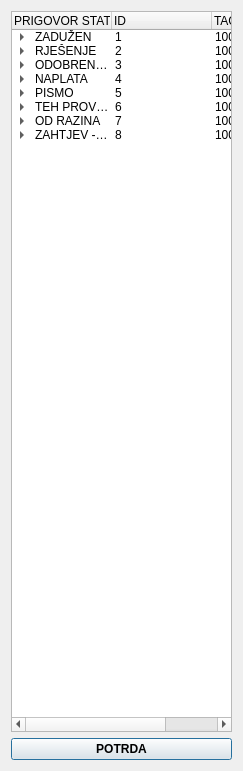
<?xml version="1.0" encoding="UTF-8"?>
<ui version="4.0">
 <class>FrmPrigovorOdabirStatusa</class>
 <widget class="QDialog" name="FrmPrigovorOdabirStatusa">
  <property name="windowModality">
   <enum>Qt::WindowModal</enum>
  </property>
  <property name="geometry">
   <rect>
    <x>0</x>
    <y>0</y>
    <width>243</width>
    <height>771</height>
   </rect>
  </property>
  <property name="windowTitle">
   <string>Donat - Prigovor - Odabir statusa</string>
  </property>
  <property name="windowIcon">
   <iconset resource="../../../resources/DonatForm.qrc">
    <normaloff>:/InDonat/Forms/images/App.ico</normaloff>:/InDonat/Forms/images/App.ico</iconset>
  </property>
  <property name="locale">
   <locale language="Croatian" country="Croatia"/>
  </property>
  <property name="modal">
   <bool>true</bool>
  </property>
  <layout class="QVBoxLayout" name="verticalLayout">
   <item>
    <widget class="QTreeWidget" name="treePrigovorStatus">
     <property name="alternatingRowColors">
      <bool>false</bool>
     </property>
     <property name="columnCount">
      <number>3</number>
     </property>
     <column>
      <property name="text">
       <string>PRIGOVOR STATUS</string>
      </property>
     </column>
     <column>
      <property name="text">
       <string>ID</string>
      </property>
     </column>
     <column>
      <property name="text">
       <string>TAG</string>
      </property>
     </column>
     <item>
      <property name="text">
       <string>ZADUŽEN</string>
      </property>
      <property name="text">
       <string>1</string>
      </property>
      <property name="text">
       <string>100</string>
      </property>
      <item>
       <property name="text">
        <string>NE</string>
       </property>
       <property name="text">
        <string>11</string>
       </property>
       <property name="text">
        <string>1</string>
       </property>
      </item>
      <item>
       <property name="text">
        <string>DA</string>
       </property>
       <property name="text">
        <string>12</string>
       </property>
       <property name="text">
        <string>2</string>
       </property>
      </item>
     </item>
     <item>
      <property name="text">
       <string>RJEŠENJE</string>
      </property>
      <property name="text">
       <string>2</string>
      </property>
      <property name="text">
       <string>100</string>
      </property>
      <item>
       <property name="text">
        <string>NEMA</string>
       </property>
       <property name="text">
        <string>21</string>
       </property>
       <property name="text">
        <string>1</string>
       </property>
      </item>
      <item>
       <property name="text">
        <string>RJEŠENO</string>
       </property>
       <property name="text">
        <string>22</string>
       </property>
       <property name="text">
        <string>2</string>
       </property>
      </item>
     </item>
     <item>
      <property name="text">
       <string>ODOBRENJE</string>
      </property>
      <property name="text">
       <string>3</string>
      </property>
      <property name="text">
       <string>100</string>
      </property>
      <item>
       <property name="text">
        <string>0 - NE TREBA</string>
       </property>
       <property name="text">
        <string>31</string>
       </property>
       <property name="text">
        <string>0</string>
       </property>
      </item>
      <item>
       <property name="text">
        <string>1 - NEMA</string>
       </property>
       <property name="text">
        <string>32</string>
       </property>
       <property name="text">
        <string>1</string>
       </property>
      </item>
      <item>
       <property name="text">
        <string>2 - ODOBRENO SVE</string>
       </property>
       <property name="text">
        <string>33</string>
       </property>
       <property name="text">
        <string>2</string>
       </property>
      </item>
      <item>
       <property name="text">
        <string>3 - ODOBREN DIO</string>
       </property>
       <property name="text">
        <string>34</string>
       </property>
       <property name="text">
        <string>3</string>
       </property>
      </item>
      <item>
       <property name="text">
        <string>4 - ODBIJENO</string>
       </property>
       <property name="text">
        <string>35</string>
       </property>
       <property name="text">
        <string>4</string>
       </property>
      </item>
     </item>
     <item>
      <property name="text">
       <string>NAPLATA</string>
      </property>
      <property name="text">
       <string>4</string>
      </property>
      <property name="text">
       <string>100</string>
      </property>
      <item>
       <property name="text">
        <string>0 - NE TREBA</string>
       </property>
       <property name="text">
        <string>41</string>
       </property>
       <property name="text">
        <string>0</string>
       </property>
      </item>
      <item>
       <property name="text">
        <string>1 - POSLANO NE</string>
       </property>
       <property name="text">
        <string>42</string>
       </property>
       <property name="text">
        <string>1</string>
       </property>
      </item>
      <item>
       <property name="text">
        <string>2 - POSLANO DA</string>
       </property>
       <property name="text">
        <string>43</string>
       </property>
       <property name="text">
        <string>2</string>
       </property>
      </item>
      <item>
       <property name="text">
        <string>3 - PROVEDENO DA</string>
       </property>
       <property name="text">
        <string>44</string>
       </property>
       <property name="text">
        <string>3</string>
       </property>
      </item>
      <item>
       <property name="text">
        <string>4 - PROVEDENO NE</string>
       </property>
       <property name="text">
        <string>45</string>
       </property>
       <property name="text">
        <string>4</string>
       </property>
      </item>
     </item>
     <item>
      <property name="text">
       <string>PISMO</string>
      </property>
      <property name="text">
       <string>5</string>
      </property>
      <property name="text">
       <string>100</string>
      </property>
      <item>
       <property name="text">
        <string>0 - NE TREBA</string>
       </property>
       <property name="text">
        <string>51</string>
       </property>
       <property name="text">
        <string>0</string>
       </property>
      </item>
      <item>
       <property name="text">
        <string>1 - NEMA</string>
       </property>
       <property name="text">
        <string>52</string>
       </property>
       <property name="text">
        <string>1</string>
       </property>
      </item>
      <item>
       <property name="text">
        <string>2 - RJ NAPISANO</string>
       </property>
       <property name="text">
        <string>53</string>
       </property>
       <property name="text">
        <string>2</string>
       </property>
      </item>
      <item>
       <property name="text">
        <string>3 - RJ POSLANO</string>
       </property>
       <property name="text">
        <string>54</string>
       </property>
       <property name="text">
        <string>3</string>
       </property>
      </item>
      <item>
       <property name="text">
        <string>4 - PRIV NAPISANO</string>
       </property>
       <property name="text">
        <string>55</string>
       </property>
       <property name="text">
        <string>4</string>
       </property>
      </item>
      <item>
       <property name="text">
        <string>5 - PRIV POSLANO</string>
       </property>
       <property name="text">
        <string>56</string>
       </property>
       <property name="text">
        <string>5</string>
       </property>
      </item>
      <item>
       <property name="text">
        <string>6 - DRUGA STAVKA</string>
       </property>
       <property name="text">
        <string>57</string>
       </property>
       <property name="text">
        <string>6</string>
       </property>
      </item>
     </item>
     <item>
      <property name="text">
       <string>TEH PROVJERA</string>
      </property>
      <property name="text">
       <string>6</string>
      </property>
      <property name="text">
       <string>100</string>
      </property>
      <item>
       <property name="text">
        <string>POSLANO</string>
       </property>
       <property name="text">
        <string>61</string>
       </property>
       <property name="text">
        <string>1</string>
       </property>
      </item>
      <item>
       <property name="text">
        <string>VRAČENO</string>
       </property>
       <property name="text">
        <string>62</string>
       </property>
       <property name="text">
        <string>2</string>
       </property>
      </item>
     </item>
     <item>
      <property name="text">
       <string>OD RAZINA</string>
      </property>
      <property name="text">
       <string>7</string>
      </property>
      <property name="text">
       <string>100</string>
      </property>
      <item>
       <property name="text">
        <string>1 - VOD. RC2</string>
       </property>
       <property name="text">
        <string>71</string>
       </property>
       <property name="text">
        <string>1</string>
       </property>
      </item>
      <item>
       <property name="text">
        <string>2 - VOD. RC4</string>
       </property>
       <property name="text">
        <string>72</string>
       </property>
       <property name="text">
        <string>2</string>
       </property>
      </item>
      <item>
       <property name="text">
        <string>3 - VOD. PRIG</string>
       </property>
       <property name="text">
        <string>73</string>
       </property>
       <property name="text">
        <string>3</string>
       </property>
      </item>
      <item>
       <property name="text">
        <string>4 - RUK. RJ</string>
       </property>
       <property name="text">
        <string>74</string>
       </property>
       <property name="text">
        <string>4</string>
       </property>
      </item>
      <item>
       <property name="text">
        <string>5 - DIREKTOR</string>
       </property>
       <property name="text">
        <string>75</string>
       </property>
       <property name="text">
        <string>5</string>
       </property>
      </item>
      <item>
       <property name="text">
        <string>6 - OP. DIREKTOR</string>
       </property>
       <property name="text">
        <string>76</string>
       </property>
       <property name="text">
        <string>6</string>
       </property>
      </item>
      <item>
       <property name="text">
        <string>7 - KOMISIJA</string>
       </property>
       <property name="text">
        <string>77</string>
       </property>
       <property name="text">
        <string>7</string>
       </property>
      </item>
      <item>
       <property name="text">
        <string>8 - GL. DIREKTOR</string>
       </property>
       <property name="text">
        <string>78</string>
       </property>
       <property name="text">
        <string>8</string>
       </property>
      </item>
     </item>
     <item>
      <property name="text">
       <string>ZAHTJEV - SMETNJA</string>
      </property>
      <property name="text">
       <string>8</string>
      </property>
      <property name="text">
       <string>100</string>
      </property>
      <item>
       <property name="text">
        <string>NIJE ZAH - SME</string>
       </property>
       <property name="text">
        <string>81</string>
       </property>
       <property name="text">
        <string>0</string>
       </property>
      </item>
      <item>
       <property name="text">
        <string>ZAHTJEV</string>
       </property>
       <property name="text">
        <string>82</string>
       </property>
       <property name="text">
        <string>1</string>
       </property>
      </item>
      <item>
       <property name="text">
        <string>SMETNJA</string>
       </property>
       <property name="text">
        <string>83</string>
       </property>
       <property name="text">
        <string>2</string>
       </property>
      </item>
     </item>
    </widget>
   </item>
   <item>
    <widget class="QPushButton" name="btnPotvrda">
     <property name="font">
      <font>
       <weight>75</weight>
       <bold>true</bold>
      </font>
     </property>
     <property name="cursor">
      <cursorShape>PointingHandCursor</cursorShape>
     </property>
     <property name="text">
      <string>POTRDA</string>
     </property>
     <property name="icon">
      <iconset resource="../../../resources/DonatForm.qrc">
       <normaloff>:/InDonat/Forms/images/OK.gif</normaloff>:/InDonat/Forms/images/OK.gif</iconset>
     </property>
    </widget>
   </item>
  </layout>
 </widget>
 <resources>
  <include location="../../../resources/DonatForm.qrc"/>
 </resources>
 <connections>
  <connection>
   <sender>btnPotvrda</sender>
   <signal>clicked()</signal>
   <receiver>FrmPrigovorOdabirStatusa</receiver>
   <slot>close()</slot>
   <hints>
    <hint type="sourcelabel">
     <x>121</x>
     <y>748</y>
    </hint>
    <hint type="destinationlabel">
     <x>121</x>
     <y>385</y>
    </hint>
   </hints>
  </connection>
 </connections>
</ui>
